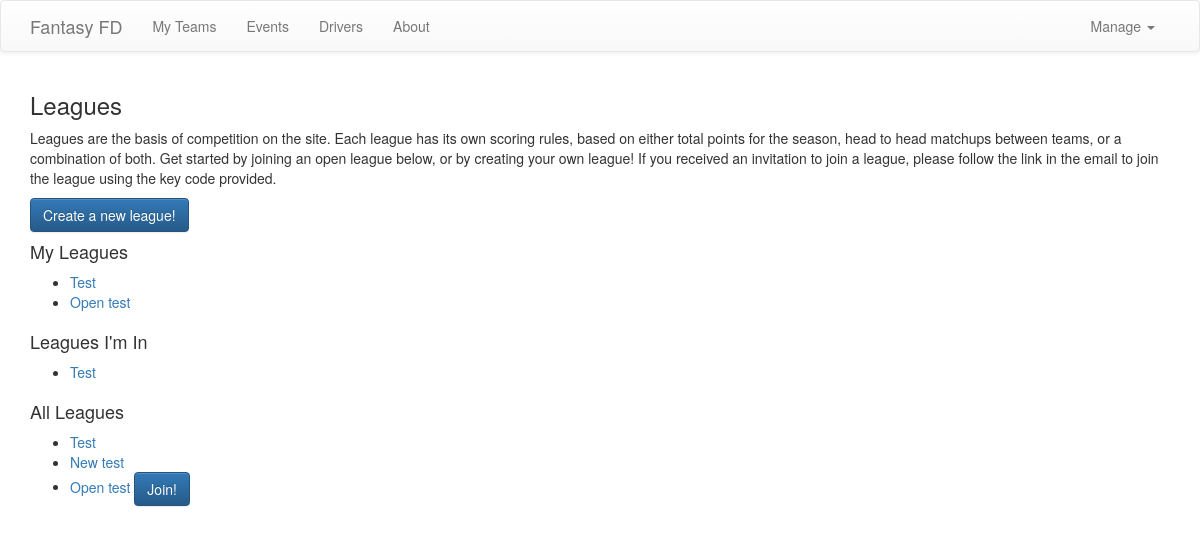
The app's page /leagues/ (signed in) with its own data.
### drift/models.py (models this page shows, shortened)
class League(models.Model):
    created_at = models.DateTimeField(auto_now_add=True)
    modified_at = models.DateTimeField(auto_now=True)
    name = models.TextField()
    race_official = models.ForeignKey(User, models.SET_NULL, blank=True, null=True)
    key_required = models.BooleanField(default=True, verbose_name="Require a key to join?")

class Team(models.Model):
    created_at = models.DateTimeField(auto_now_add=True)
    modified_at = models.DateTimeField(auto_now=True)
    league = models.ForeignKey(League, models.SET_NULL, blank=True, null=True)
    owner = models.ForeignKey(User, models.CASCADE)
    name = models.TextField()
    racers = models.ManyToManyField(Racer)

### drift/views.py (the view)
# urls.py: path('leagues/', views.AllLeagues.as_view(), name='allLeagues'),
class AllLeagues(View):
    def get(self, request):
        leagues = League.objects.all()
        try:
            myLeague = request.user.league_set.all()
        except:
            myLeague = None
        try:
            myTeams = request.user.team_set.all()
            myTeamsDic = {}
            for team in myTeams:
                if team.league.name not in myTeamsDic.keys():
                    myTeamsDic[team.league.name] = team
            myTeams = [val for key,val in myTeamsDic.items()]
        except:
            myTeams = None
        context = {
            'leagues': leagues,
            'myLeagues': myLeague,
            'myTeams': myTeams
        }
        return render(request, 'drift/leagues.html', context=context)

### drift/templates/drift/leagues.html (shortened to what this page needs)
{% extends "base.html" %}
{% block title_page %}
    <h3>Leagues</h3>
{% endblock title_page %}
{% block content %}
    <div class="row">
        <div class="col-sm-12">
            <p>Leagues are the basis of competition on the site. Each league has its own scoring rules, based on either total points for the season, head to head matchups between teams, or a combination of both. Get started by joining an open league below, or by creating your own league! If you received an invitation to join a league, please follow the link in the email to join the league using the key code provided.</p>
        </div>
    </div>
    <div class="row">
        <div class="col-sm-12">
            <a href="{% url 'drift:createLeague' %}" class="btn btn-primary">Create a new league!</a>
        </div>
    </div>
    <div class="row">
        <div class="col-sm-12">
            {% if myLeagues|length != 0 %}
                <h4>My Leagues</h4>
                <ul>
                    {% for league in myLeagues %}
                        <li><a href="{% url 'drift:league' league.id %}">{{league.name}}</a></li>
                    {% endfor %}
                </ul>
            {% endif %}
        </div>
    </div>
    <div class="row">
        <div class="col-sm-12">
            <h4>Leagues I'm In</h4>
            {% if myTeams|length != 0 %}
                <ul>
                    {% for team in myTeams %}
                        <li><a href="{% url 'drift:league' team.league.id %}">{{team.league.name}}</a></li>
                    {% endfor %}
                </ul>
            {% else %}
                <p>You're not in any leagues! You should join one below or create your own and invite your friends!</p>
            {% endif %}
        </div>
    </div>
    <div class="row">
        <div class="col-sm-12">
            <h4>All Leagues</h4>
            <ul>
                {% for league in leagues %}
                    <li>
                        <a href="{% url 'drift:league' league.id %}">{{league.name}}</a>
                        {% if not league.key_required %}
                            <a href="{% url 'drift:createFantasyTeam' league.id %}" class="btn btn-primary">Join!</a>
                        {% endif %}
                    </li>
                {% endfor %}
            </ul>
        </div>
    </div>
{% endblock content %}

### records on screen
League: name "Test"
League: name "Open test", key_required "Join!"
Team: league.name "Test"
League: name "New test"
